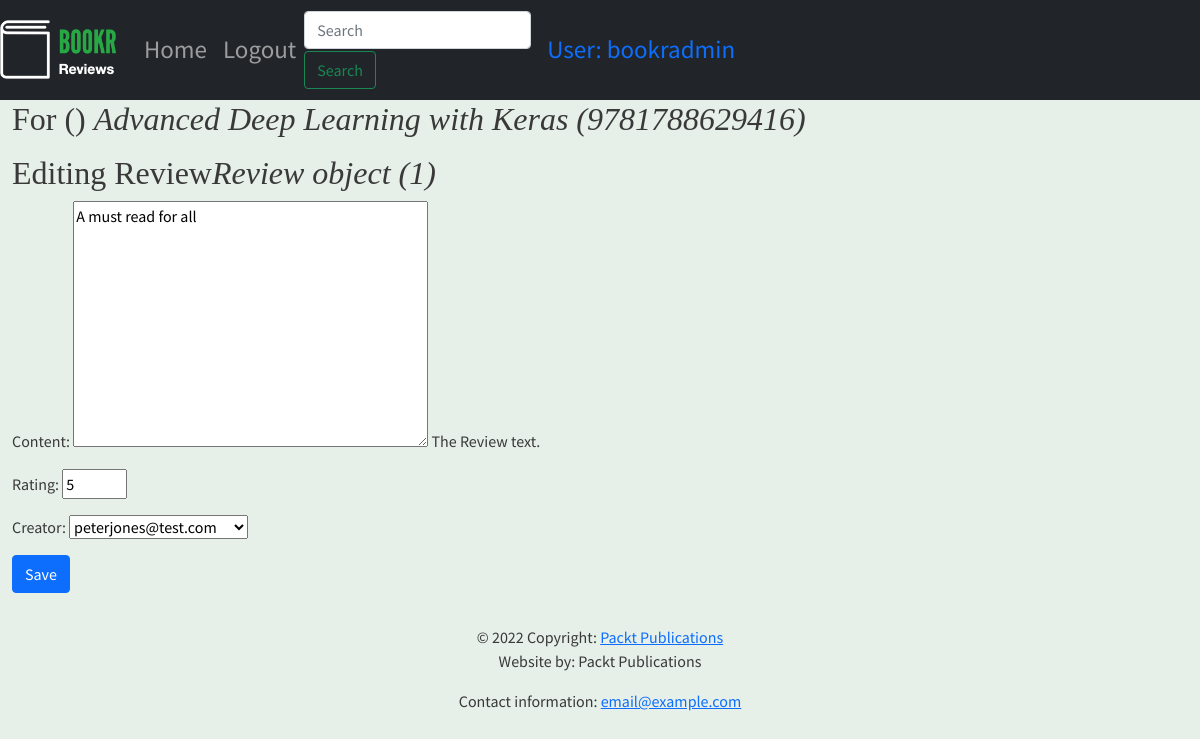
Page /books/1/reviews/1 (signed in) on the committed database.
### reviews/models.py (models this page shows)
class Book(models.Model):
    title = models.CharField(max_length=70,help_text="The title of the book.")
    publication_date = models.DateField(verbose_name="Date the book was published.")
    isbn = models.CharField(max_length=20, verbose_name="ISBN number of the book.")
    publisher = models.ForeignKey(Publisher, on_delete=models.CASCADE)
    contributors = models.ManyToManyField('Contributor', through="BookContributor")
    cover = models.ImageField(null=True, blank=True, upload_to="book_covers/")
    sample = models.FileField(null=True, blank=True, upload_to="book_samples/")
    def __str__(self):
        return "{} ({})".format(self.title, self.isbn)

class Review(models.Model):
    content = models.TextField(help_text="The Review text.")
    rating = models.IntegerField(help_text="The rating the reviewer has given.")
    date_created = models.DateTimeField(auto_now_add=True,help_text="The date and time the review was created.")
    date_edited = models.DateTimeField(null=True, help_text="The date and time the review was last edited.")
    creator = models.ForeignKey(auth.get_user_model(), on_delete=models.CASCADE)
    book = models.ForeignKey(Book, on_delete=models.CASCADE, help_text="The Book that this review is for.")

### reviews/views.py (the view)
# urls.py: path('books/<int:book_pk>/reviews/<int:review_pk>', views.review_edit, name='review_edit'),
@login_required
def review_edit(request, book_pk, review_pk=None):
    book = get_object_or_404(Book, pk=book_pk)
    if review_pk is not None:
        review = get_object_or_404(Review, book_id=book_pk, pk=review_pk)
        user = request.user
        if not user.is_staff and review.creator.id != user.id:
            raise PermissionDenied
    else:
        review = None
    if request.method == "POST":
        form = ReviewForm(request.POST, instance=review)
        if form.is_valid():
            updated_review = form.save(False)
            updated_review.book = book
            if review is None:
                messages.success(request,"Review for \"{}\" was created".format(book))
            else:
                updated_review.date_edited = now()
                updated_review.save()
                messages.success(request, "Review for \"{}\" was updated".format(book))
            return redirect("book_detail", book_pk)
    else:
        form = ReviewForm(instance=review)
    return render(request, "reviews/instance-form.html", {"instance": review, "model_type": "Review", "form": form,
                                                          "related_model_type": Book, "related_instance": book})

### reviews/forms.py
class ReviewForm(forms.ModelForm):
    class Meta:
        model = Review
        exclude = ("date_edited", "book")
    rating = forms.IntegerField(min_value=0, max_value=5)

### reviews/templates/reviews/instance-form.html (shortened to what this page needs)
{% extends "reviews/base.html" %}
{% block content %}
<h2>
    {% if related_model_type and related_instance %}
    <p>For {{ related_model_type }} <em>{{ related_instance }}</em></p>
    {% endif %}
    {% if instance %}
    Editing {{ model_type }}<em>{{ instance }}</em>
    {% else %}
    New {{ model_type }}
    {% endif %}
</h2>
<form method="post" {% if is_file_upload %} enctype="multipart/form-data"{% endif %}>
    {{ form.as_p }}
    <p>
        <button class="btn btn-primary" type="submit" value="Save">
        {% if instance %}Save {% else %} Create {% endif %}
        </button>
    </p>
</form>
{% endblock %}

### templates/base.html (shortened to what this page needs)
<!DOCTYPE html>
{% load static %}
<html lang="en">
<head>
    <link href="https://cdn.jsdelivr.net/npm/bootstrap@5.1.3/dist/css/bootstrap.min.css" rel="stylesheet">
    <link rel="stylesheet" href="https://cdnjs.cloudflare.com/ajax/libs/font-awesome/4.7.0/css/font-awesome.min.css">
    <link rel="stylesheet" href="{% static 'main.css' %}">
</head>
<body>
    <nav class="navbar navbar-expand-sm navbar-dark bg-dark sticky-top">
        <a class="navbar-brand" href="/"> {% block brand %}<img src="{% static 'logo.png' %}">{% endblock %}</a>
        <div class="collapse navbar-collapse" id="navbarSupportContent">
            <ul class="navbar-nav mr-auto">
                <li class="nav-item active">
                    <a class="nav-link" href="/books/">Home <span class="sr-only">(current)</span></a>
                </li>
                {% if user.is_authenticated %}
                <li class="nav-item">
                    <a class="nav-link" href="/accounts/logout">Logout</a>
                </li>
                {% else %}
                <li class="nav-item">
                    <a class="nav-link" href="/accounts/login">Login</a>
                </li>
                {% endif %}
            </ul>
            <form action="{% url 'book_search' %}" class="form-inline my-2 my-lg-0">
                <input class="form-control mr-sm-2" type="search" placeholder="Search" aria-label="Search" name="search" value="{{ search_text }}" minlength="3">
                <button class="btn btn-outline-success my-2 my-sm-0" type="submit">Search</button>
            </form>
            {% if user.is_authenticated %}
            <a class="nav-link" href="/accounts/profile">User: {{ user.username }}</a>
            {% endif %}
        </div>
    </nav>
    <div class="container-fluid">
        {% block content %}{% endblock %} </div>
<footer class="page-footer font-small blue">
    <div class="footer-copyright text-center py-3">© 2022 Copyright:
        <a href="https://packtpub.com">Packt Publications</a>
        <p>Website by: Packt Publications</p>
        <p>Contact information: <a href="mailto:email@example.com">email@example.com</a></p>
    </div>
</footer>
</body>
</html>

### static/main.css (style rules this page uses)
.navbar { min-height: 100px; font-size: 25px; }
.navbar-brand { font-size: 25px; }
body { font-family: "Source Sans Pro", sans-serif; background-color: #e6efe8; color: #393939 }
h1,h2,h3,h4,h5,h6 { font-family: 'Libre Baskerville', serif; }

### rows in the picture
Book: title+isbn "Advanced Deep Learning with Keras (9781788629416)"
Review: id "Review object (1)", content "A must read for all", rating "5", creator "peterjones@test.com"

### other values in the picture
{{ user.username }} "bookradmin"
{{ related_model_type }} "()"
{{ model_type }} "Review"
